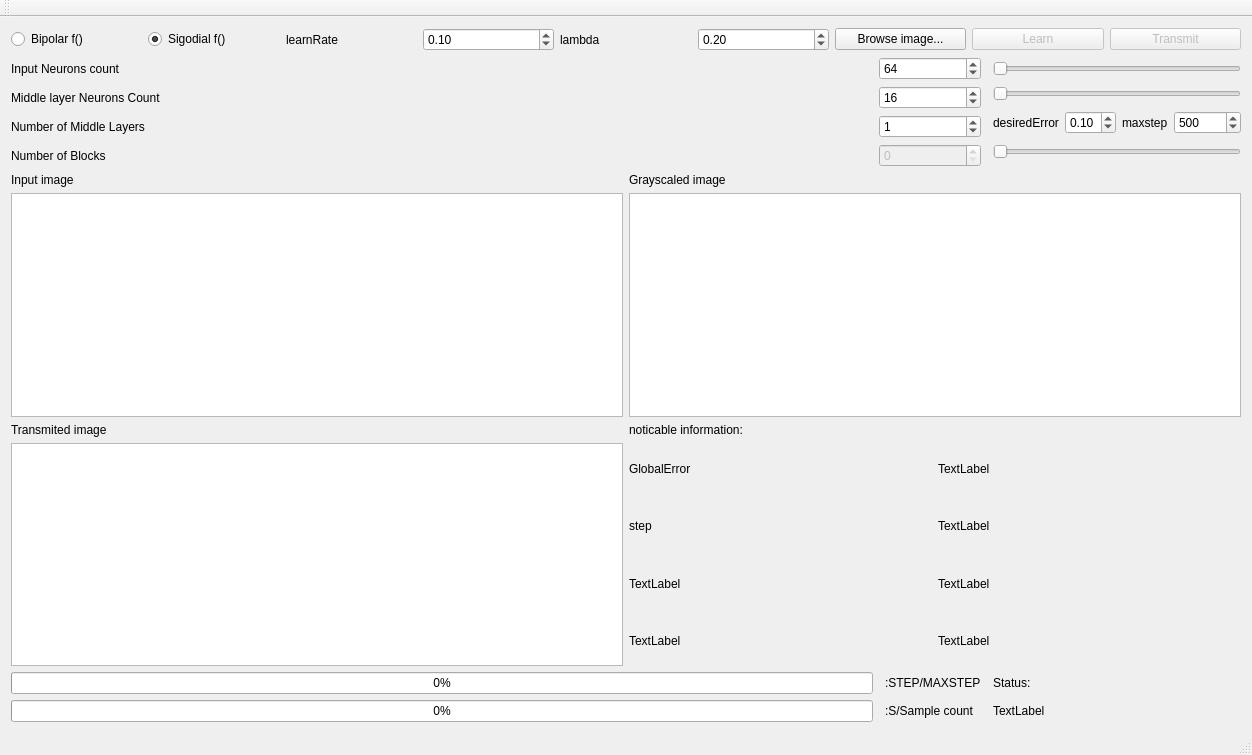
<?xml version="1.0" encoding="UTF-8"?>
<ui version="4.0">
 <class>MainWindow</class>
 <widget class="QMainWindow" name="MainWindow">
  <property name="geometry">
   <rect>
    <x>0</x>
    <y>0</y>
    <width>1252</width>
    <height>755</height>
   </rect>
  </property>
  <property name="windowTitle">
   <string>MainWindow</string>
  </property>
  <widget class="QWidget" name="centralWidget">
   <layout class="QGridLayout" name="gridLayout_2">
    <item row="2" column="1">
     <layout class="QVBoxLayout" name="verticalLayout">
      <item>
       <widget class="QLabel" name="label_6">
        <property name="text">
         <string>Input Neurons count</string>
        </property>
       </widget>
      </item>
      <item>
       <widget class="QLabel" name="label_7">
        <property name="text">
         <string>Middle layer Neurons Count</string>
        </property>
       </widget>
      </item>
      <item>
       <widget class="QLabel" name="label_10">
        <property name="text">
         <string>Number of Middle Layers</string>
        </property>
       </widget>
      </item>
      <item>
       <widget class="QLabel" name="label_5">
        <property name="text">
         <string>Number of Blocks</string>
        </property>
       </widget>
      </item>
     </layout>
    </item>
    <item row="0" column="1" colspan="6">
     <layout class="QHBoxLayout" name="horizontalLayout">
      <item>
       <widget class="QRadioButton" name="BipolarButton">
        <property name="text">
         <string>Bipolar f()</string>
        </property>
        <property name="checked">
         <bool>false</bool>
        </property>
       </widget>
      </item>
      <item>
       <widget class="QRadioButton" name="SigmodialButton">
        <property name="text">
         <string>Sigodial f()</string>
        </property>
        <property name="checked">
         <bool>true</bool>
        </property>
       </widget>
      </item>
      <item>
       <widget class="QLabel" name="label_8">
        <property name="text">
         <string>learnRate</string>
        </property>
       </widget>
      </item>
      <item>
       <widget class="QDoubleSpinBox" name="doubleSpinBox">
        <property name="sizePolicy">
         <sizepolicy hsizetype="Minimum" vsizetype="Minimum">
          <horstretch>0</horstretch>
          <verstretch>0</verstretch>
         </sizepolicy>
        </property>
        <property name="maximum">
         <double>1.000000000000000</double>
        </property>
        <property name="singleStep">
         <double>0.010000000000000</double>
        </property>
        <property name="value">
         <double>0.100000000000000</double>
        </property>
       </widget>
      </item>
      <item>
       <widget class="QLabel" name="label_9">
        <property name="text">
         <string>lambda</string>
        </property>
       </widget>
      </item>
      <item>
       <widget class="QDoubleSpinBox" name="doubleSpinBox_2">
        <property name="minimum">
         <double>0.010000000000000</double>
        </property>
        <property name="maximum">
         <double>10.000000000000000</double>
        </property>
        <property name="singleStep">
         <double>0.010000000000000</double>
        </property>
        <property name="value">
         <double>0.200000000000000</double>
        </property>
       </widget>
      </item>
      <item>
       <widget class="QPushButton" name="BrowseButton">
        <property name="text">
         <string>Browse image...</string>
        </property>
       </widget>
      </item>
      <item>
       <widget class="QPushButton" name="LearnButton">
        <property name="enabled">
         <bool>false</bool>
        </property>
        <property name="text">
         <string>Learn</string>
        </property>
       </widget>
      </item>
      <item>
       <widget class="QPushButton" name="TransmitButton">
        <property name="enabled">
         <bool>false</bool>
        </property>
        <property name="text">
         <string>Transmit</string>
        </property>
       </widget>
      </item>
     </layout>
    </item>
    <item row="2" column="2" colspan="2">
     <layout class="QVBoxLayout" name="verticalLayout_3">
      <property name="sizeConstraint">
       <enum>QLayout::SetMaximumSize</enum>
      </property>
      <item>
       <widget class="QSpinBox" name="InNeuronsBox">
        <property name="maximum">
         <number>256</number>
        </property>
        <property name="value">
         <number>64</number>
        </property>
       </widget>
      </item>
      <item>
       <widget class="QSpinBox" name="MiddleNeuronsBox">
        <property name="maximum">
         <number>99</number>
        </property>
        <property name="value">
         <number>16</number>
        </property>
       </widget>
      </item>
      <item>
       <widget class="QSpinBox" name="MiddleLayersBox">
        <property name="maximum">
         <number>15</number>
        </property>
        <property name="value">
         <number>1</number>
        </property>
       </widget>
      </item>
      <item>
       <widget class="QSpinBox" name="BlocksBox">
        <property name="enabled">
         <bool>false</bool>
        </property>
        <property name="maximum">
         <number>12000</number>
        </property>
        <property name="value">
         <number>0</number>
        </property>
       </widget>
      </item>
     </layout>
    </item>
    <item row="7" column="1">
     <widget class="QProgressBar" name="progressBarSample">
      <property name="value">
       <number>0</number>
      </property>
     </widget>
    </item>
    <item row="5" column="1">
     <widget class="QProgressBar" name="progressBar">
      <property name="value">
       <number>0</number>
      </property>
     </widget>
    </item>
    <item row="4" column="1" colspan="6">
     <layout class="QGridLayout" name="gridLayout">
      <property name="sizeConstraint">
       <enum>QLayout::SetDefaultConstraint</enum>
      </property>
      <item row="4" column="2">
       <widget class="QLabel" name="label_4">
        <property name="text">
         <string>noticable information:</string>
        </property>
       </widget>
      </item>
      <item row="1" column="2">
       <widget class="QLabel" name="label_2">
        <property name="text">
         <string>Grayscaled image</string>
        </property>
       </widget>
      </item>
      <item row="1" column="0">
       <widget class="QLabel" name="label">
        <property name="text">
         <string>Input image</string>
        </property>
       </widget>
      </item>
      <item row="3" column="0">
       <widget class="QGraphicsView" name="InView">
        <property name="minimumSize">
         <size>
          <width>331</width>
          <height>169</height>
         </size>
        </property>
       </widget>
      </item>
      <item row="4" column="0">
       <widget class="QLabel" name="lbvar">
        <property name="text">
         <string>Transmited image</string>
        </property>
       </widget>
      </item>
      <item row="3" column="2">
       <widget class="QGraphicsView" name="InMView">
        <property name="minimumSize">
         <size>
          <width>331</width>
          <height>0</height>
         </size>
        </property>
       </widget>
      </item>
      <item row="5" column="0">
       <widget class="QGraphicsView" name="OutView">
        <property name="minimumSize">
         <size>
          <width>331</width>
          <height>169</height>
         </size>
        </property>
       </widget>
      </item>
      <item row="5" column="2">
       <layout class="QGridLayout" name="gridLayout_3">
        <item row="1" column="0">
         <widget class="QLabel" name="label_12">
          <property name="text">
           <string>step</string>
          </property>
         </widget>
        </item>
        <item row="1" column="1">
         <widget class="QLabel" name="lbstep">
          <property name="text">
           <string>TextLabel</string>
          </property>
         </widget>
        </item>
        <item row="0" column="1">
         <widget class="QLabel" name="lberr">
          <property name="text">
           <string>TextLabel</string>
          </property>
         </widget>
        </item>
        <item row="0" column="0">
         <widget class="QLabel" name="label_11">
          <property name="text">
           <string>GlobalError</string>
          </property>
         </widget>
        </item>
        <item row="2" column="0">
         <widget class="QLabel" name="label_15">
          <property name="text">
           <string>TextLabel</string>
          </property>
         </widget>
        </item>
        <item row="3" column="0">
         <widget class="QLabel" name="label_16">
          <property name="text">
           <string>TextLabel</string>
          </property>
         </widget>
        </item>
        <item row="2" column="1">
         <widget class="QLabel" name="label_17">
          <property name="text">
           <string>TextLabel</string>
          </property>
         </widget>
        </item>
        <item row="3" column="1">
         <widget class="QLabel" name="label_18">
          <property name="text">
           <string>TextLabel</string>
          </property>
         </widget>
        </item>
       </layout>
      </item>
      <item row="6" column="0">
       <layout class="QVBoxLayout" name="verticalLayout_4"/>
      </item>
     </layout>
    </item>
    <item row="7" column="3">
     <widget class="QLabel" name="label_19">
      <property name="text">
       <string>:S/Sample count</string>
      </property>
     </widget>
    </item>
    <item row="5" column="3">
     <widget class="QLabel" name="label_20">
      <property name="text">
       <string>:STEP/MAXSTEP</string>
      </property>
     </widget>
    </item>
    <item row="5" column="5">
     <widget class="QLabel" name="StatusLabel">
      <property name="text">
       <string>Status:</string>
      </property>
     </widget>
    </item>
    <item row="7" column="5" colspan="2">
     <widget class="QLabel" name="StetusTextLabel">
      <property name="text">
       <string>TextLabel</string>
      </property>
     </widget>
    </item>
    <item row="2" column="5" colspan="2">
     <layout class="QVBoxLayout" name="verticalLayout_2">
      <property name="sizeConstraint">
       <enum>QLayout::SetMinimumSize</enum>
      </property>
      <item>
       <widget class="QSlider" name="InCountSlider">
        <property name="minimum">
         <number>1</number>
        </property>
        <property name="maximum">
         <number>1024</number>
        </property>
        <property name="orientation">
         <enum>Qt::Horizontal</enum>
        </property>
       </widget>
      </item>
      <item>
       <widget class="QSlider" name="MiddleCountSlider">
        <property name="minimum">
         <number>1</number>
        </property>
        <property name="maximum">
         <number>256</number>
        </property>
        <property name="orientation">
         <enum>Qt::Horizontal</enum>
        </property>
       </widget>
      </item>
      <item>
       <layout class="QGridLayout" name="gridLayout_4">
        <item row="0" column="1">
         <widget class="QDoubleSpinBox" name="desirederrBox">
          <property name="minimum">
           <double>0.000000000000000</double>
          </property>
          <property name="maximum">
           <double>1.000000000000000</double>
          </property>
          <property name="singleStep">
           <double>0.010000000000000</double>
          </property>
          <property name="value">
           <double>0.100000000000000</double>
          </property>
         </widget>
        </item>
        <item row="0" column="0">
         <widget class="QLabel" name="label_13">
          <property name="text">
           <string>desiredError</string>
          </property>
         </widget>
        </item>
        <item row="0" column="2">
         <widget class="QLabel" name="label_14">
          <property name="text">
           <string>maxstep</string>
          </property>
         </widget>
        </item>
        <item row="0" column="3">
         <widget class="QSpinBox" name="MaxStepBox">
          <property name="maximum">
           <number>9999999</number>
          </property>
          <property name="value">
           <number>500</number>
          </property>
         </widget>
        </item>
       </layout>
      </item>
      <item>
       <widget class="QSlider" name="BlocksCountSlider">
        <property name="enabled">
         <bool>false</bool>
        </property>
        <property name="mouseTracking">
         <bool>true</bool>
        </property>
        <property name="minimum">
         <number>1</number>
        </property>
        <property name="maximum">
         <number>12000</number>
        </property>
        <property name="orientation">
         <enum>Qt::Horizontal</enum>
        </property>
       </widget>
      </item>
     </layout>
    </item>
   </layout>
  </widget>
  <widget class="QMenuBar" name="menuBar">
   <property name="geometry">
    <rect>
     <x>0</x>
     <y>0</y>
     <width>1252</width>
     <height>25</height>
    </rect>
   </property>
  </widget>
  <widget class="QToolBar" name="mainToolBar">
   <attribute name="toolBarArea">
    <enum>TopToolBarArea</enum>
   </attribute>
   <attribute name="toolBarBreak">
    <bool>false</bool>
   </attribute>
  </widget>
  <widget class="QStatusBar" name="statusBar"/>
 </widget>
 <layoutdefault spacing="6" margin="11"/>
 <resources/>
 <connections/>
</ui>
